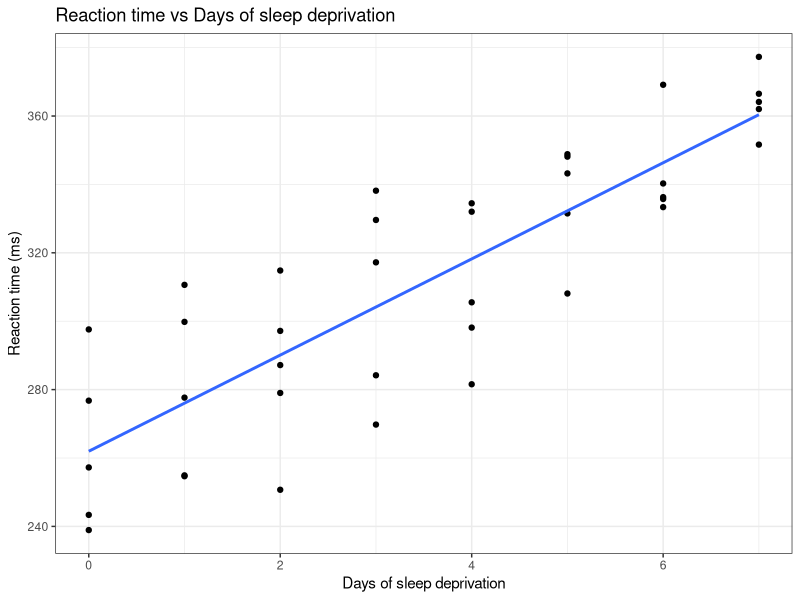
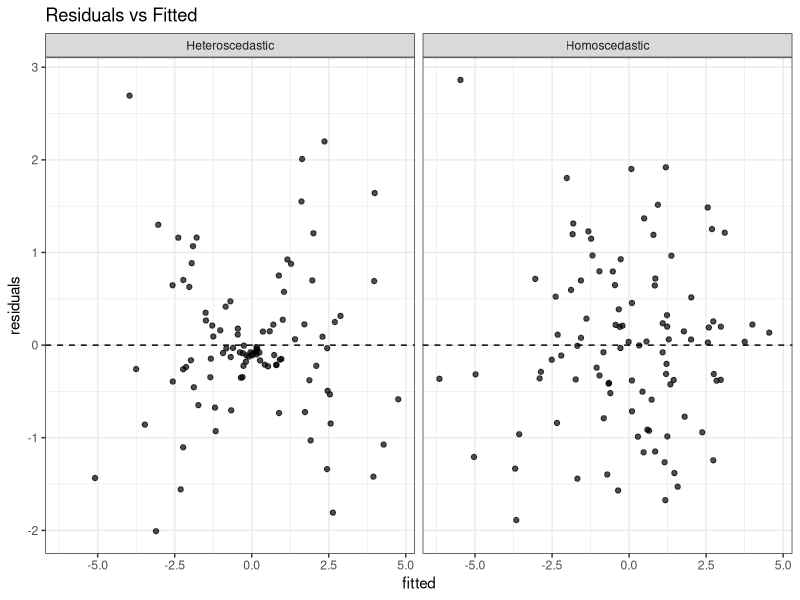
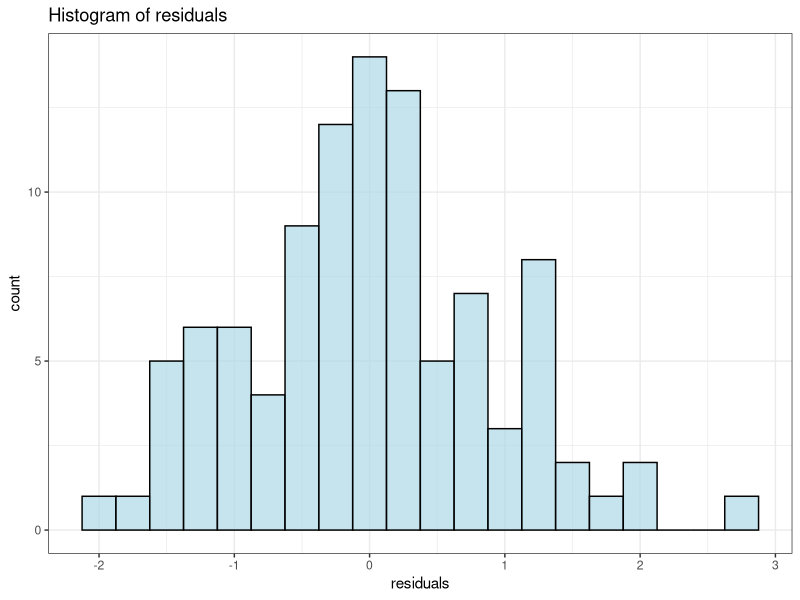
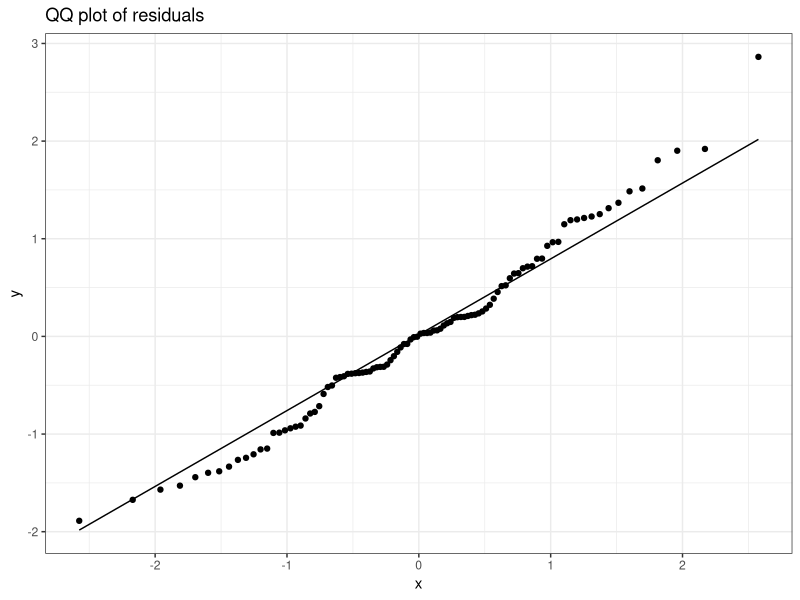
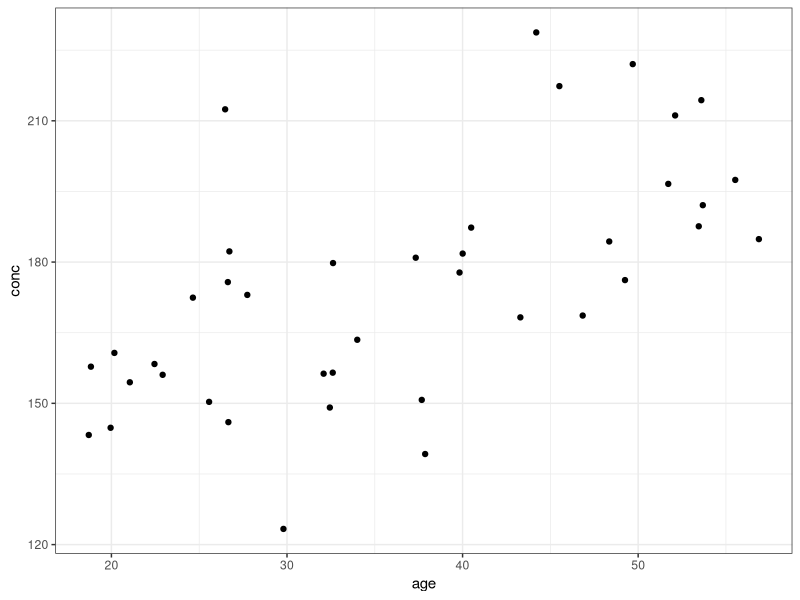
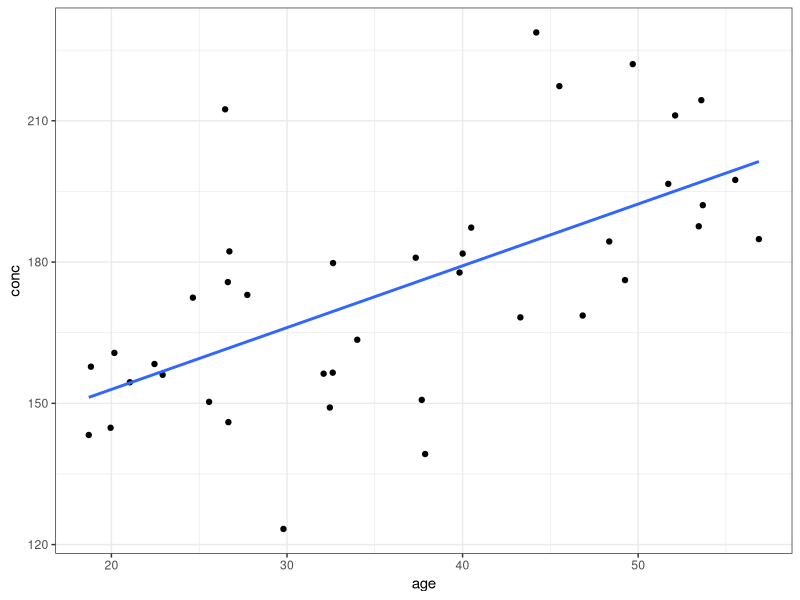
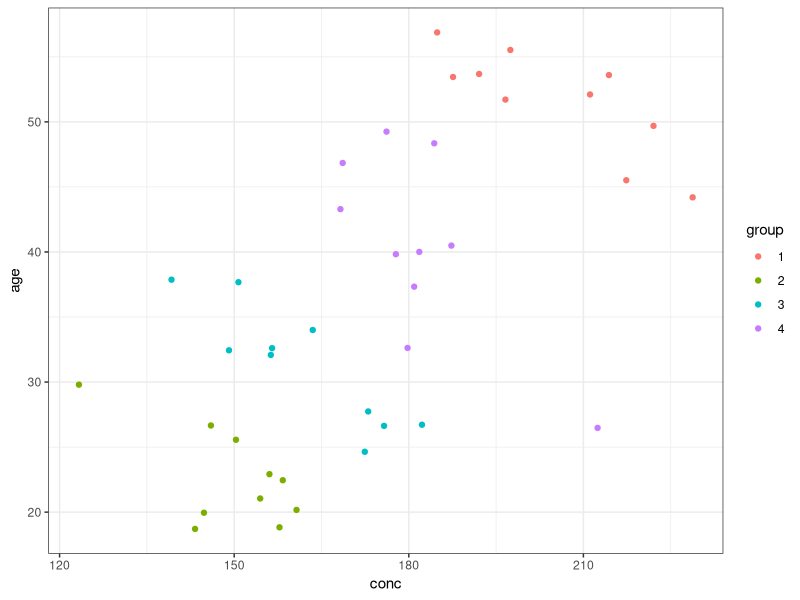
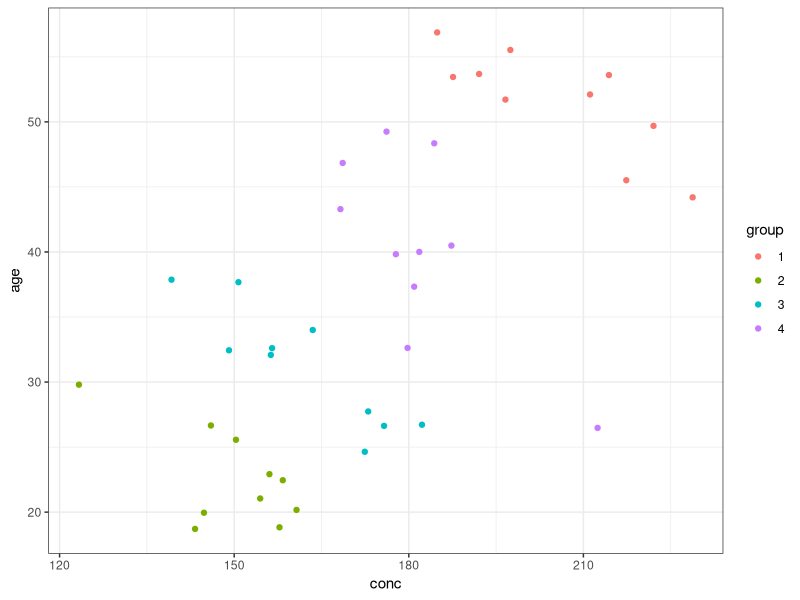

Source code (R) for these figures, in order:
## ---- chunk 1
library(tidyverse)
library(ggplot2)
library(lme4)
## ---- chunk 2
sleep <- sleepstudy |> filter(Subject %in% c(333, 334, 369, 349, 372), Days>=2) |> mutate(Days=Days-2)
sleep2 <- sleepstudy |> filter(Days>=2) |> mutate(Days=Days-2)
sleep |> ggplot(aes(x=Days, y=Reaction)) + geom_point() + geom_smooth(method="lm", se=FALSE) + theme_bw() +
  labs(title = "Reaction time vs Days of sleep deprivation",
       x = "Days of sleep deprivation",
       y = "Reaction time (ms)")
## ---- chunk 3
#| fig-width: 8
#| fig-height: 3
library(ggplot2)
library(dplyr)

set.seed(42)

# Homoscedastic data
x1 <- rnorm(100)
y1 <- 2 * x1 + rnorm(100, sd = 1)
model1 <- lm(y1 ~ x1)
resid_data1 <- data.frame(
  fitted = fitted(model1),
  residuals = resid(model1),
  type = "Homoscedastic"
)

# Heteroscedastic data
x2 <- rnorm(100)
y2 <- 2 * x2 + rnorm(100, sd = abs(x2))
model2 <- lm(y2 ~ x2)
resid_data2 <- data.frame(
  fitted = fitted(model2),
  residuals = resid(model2),
  type = "Heteroscedastic"
)

# Combine
resid_data <- bind_rows(resid_data1, resid_data2)

# Plot both
ggplot(resid_data, aes(x = fitted, y = residuals)) +
  geom_point(alpha = 0.7) +
  geom_hline(yintercept = 0, linetype = "dashed") +
  facet_wrap(~type) +
  labs(title = "Residuals vs Fitted") + theme_bw()

## ---- chunk 4
#| fig-height: 3.5
#| fig-width: 5
#| layout-ncol: 2
# QQ Plot for Normality
resid_data_norm <- data.frame(residuals = resid(model1))
ggplot(resid_data_norm, aes(x = residuals)) +
  geom_histogram(bins=20, fill = "lightblue", color = "black", alpha = 0.7) +
  labs(title = "Histogram of residuals") + theme_bw()
ggplot(resid_data_norm, aes(sample = residuals)) +
  stat_qq() +
  stat_qq_line() +
  labs(title = "QQ plot of residuals") + theme_bw()
## ---- chunk 5
simulate_gene_expression <- function(Nsubj = 4, n=10, Gslope = 2, slope=-4, Gint = 100, xm=30, xmsd=5, xsd=2, esd=2) {
  xmean <- rnorm(Nsubj, mean = xm, sd = xmsd)
  
data.frame(subject= rep(as.character(1:Nsubj), each = n),
           xmean = rep(xmean, each = n)) |>
           mutate(xd = rnorm(Nsubj * n, mean = 0, sd = xsd), x=xmean+xd, y = Gint + Gslope * xmean + slope * xd + rnorm(Nsubj * n, sd = esd))
  
}
set.seed(3431)
df <- simulate_gene_expression(xmsd=10, Gslope=2, slope=-2, xsd=5, esd=8) |> rename(group=subject, age=x, conc=y)

df |> ggplot(aes(x=age, y=conc)) + geom_point() + theme_bw()
## ---- chunk 6
df |> ggplot(aes(x=age, y=conc)) + geom_point() + geom_smooth(method="lm", se=FALSE) + theme_bw()
## ---- chunk 7
m0 <- lm(conc ~ age, data = df)
summary(m0)
## ---- chunk 8
df |> ggplot(aes(x=conc, y=age, color=group)) + geom_point() + theme_bw()
## ---- chunk 9
m1 <- lm(conc ~ age + group, data = df)
summary(m1)
## ---- chunk 10
df |> ggplot(aes(x=conc, y=age, color=group)) + geom_point() + theme_bw()
df$pred <- predict(m1)
df |> ggplot(aes(x=age, y=conc, color=group)) + geom_point() + geom_line(aes(y=pred)) + theme_bw() + theme(legend.position = "none")
## ---- chunk 11
df |> ggplot(aes(x=age, y=conc, color=group)) + geom_point() + theme_bw() + theme(legend.position = "none")
## ---- chunk 12
df |> ggplot(aes(x=age, y=conc, color=group)) + geom_point() + theme_bw() + theme(legend.position = "none")
## ---- chunk 13
library(lme4)

mm <- lmer(conc ~ age + (1 | group), data = df)
#Show the predicted lines
df$pred <- predict(mm)
## With random slope
mm2 <- lmer(conc ~ age + (1 + age | group), data = df)
#Show the predicted lines
df$pred2 <- predict(mm2)

pl <- df |> ggplot(aes(x=age, y=conc, color=group)) + geom_point() + theme_bw() + theme(legend.position = "none")
pl + geom_line(aes(y=pred)) + labs(title = "Predicted concentration by age and group")
## ---- chunk 14
library(lme4)

mm <- lmer(conc ~ age + (1 | group), data = df)
summary(mm)
## ---- chunk 15
var_components <- as.data.frame(VarCorr(mm))
icc <- var_components$vcov[1] / sum(var_components$vcov)
icc
## ---- chunk 16
pl + geom_line(aes(y=pred2)) + labs(title = "Predicted concentration by age and group")
## ---- chunk 17
mm2 <- lmer(conc ~ age + (1 + age | group), data = df)
summary(mm2)
## ---- chunk 18
fixef(mm)
## ---- chunk 19
ranef(mm)
